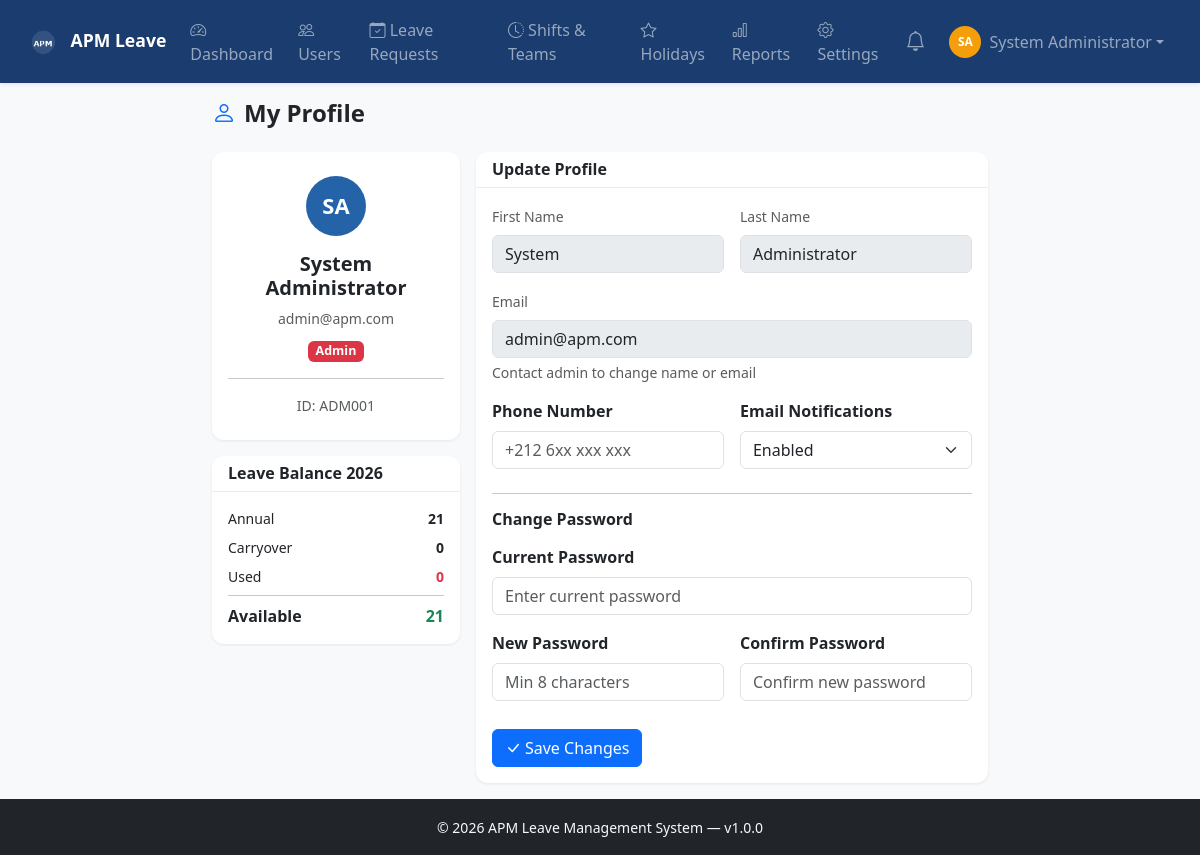
Screenshot of /admin/profile.php (signed in) with the database file from the repository.
### tables this page shows
CREATE TABLE `users` (
  `id` INT(11) NOT NULL AUTO_INCREMENT,
  `employee_id` VARCHAR(50) DEFAULT NULL,
  `first_name` VARCHAR(100) NOT NULL,
  `last_name` VARCHAR(100) NOT NULL,
  `email` VARCHAR(150) NOT NULL,
  `password` VARCHAR(255) NOT NULL,
  `role_id` INT(11) NOT NULL DEFAULT 3,
  `shift_id` INT(11) DEFAULT NULL,
  `team_id` INT(11) DEFAULT NULL,
  `seniority_date` DATE DEFAULT NULL,
  `phone` VARCHAR(20) DEFAULT NULL,
  `active` TINYINT(1) DEFAULT 1,
  `email_notifications` TINYINT(1) DEFAULT 1,
  `avatar` VARCHAR(255) DEFAULT NULL,
  `last_login` TIMESTAMP NULL DEFAULT NULL,
  `created_at` TIMESTAMP DEFAULT CURRENT_TIMESTAMP,
  `updated_at` TIMESTAMP DEFAULT CURRENT_TIMESTAMP ON UPDATE CURRENT_TIMESTAMP,
  PRIMARY KEY (`id`),
  UNIQUE KEY `email` (`email`),
  KEY `role_id` (`role_id`),
  KEY `shift_id` (`shift_id`),
  KEY `team_id` (`team_id`),
  CONSTRAINT `users_role_fk` FOREIGN KEY (`role_id`) REFERENCES `roles` (`id`),
  CONSTRAINT `users_shift_fk` FOREIGN KEY (`shift_id`) REFERENCES `shifts` (`id`) ON DELETE SET NULL,
  CONSTRAINT `users_team_fk` FOREIGN KEY (`team_id`) REFERENCES `teams` (`id`) ON DELETE SET NULL
);

CREATE TABLE `roles` (
  `id` INT(11) NOT NULL AUTO_INCREMENT,
  `name` VARCHAR(50) NOT NULL,
  `description` VARCHAR(255) DEFAULT NULL,
  PRIMARY KEY (`id`),
  UNIQUE KEY `name` (`name`)
);

### config/session.php (called while the page is built, shortened)
<?php
function isLoggedIn(): bool {
    $timeout = (int)(getSetting('session_timeout') ?? 480) * 60;
    return true;
}
function requireLogin(string $redirect = '/APM/index.php'): void {
    if (!isLoggedIn()) {
        header('Location: ' . $redirect);
        exit;
    }
}
function e(mixed $value): string {
    return htmlspecialchars((string)$value, ENT_QUOTES | ENT_HTML5, 'UTF-8');
}
function getSetting(string $key, mixed $default = null): mixed {
    static $settings = [];
    if (empty($settings)) {
        try {
            $pdo = getDB();
            $stmt = $pdo->query("SELECT setting_key, setting_value FROM system_settings");
            $settings = $stmt->fetchAll(PDO::FETCH_KEY_PAIR);
        } catch (Exception $e) {
            return $default;
        }
    }
    return $settings[$key] ?? $default;
}
function currentUser(): array {
    return [
        'id'         => $_SESSION['user_id'] ?? 0,
        'email'      => $_SESSION['email'] ?? '',
        'first_name' => $_SESSION['first_name'] ?? '',
        'last_name'  => $_SESSION['last_name'] ?? '',
        'role'       => $_SESSION['role'] ?? '',
        'role_id'    => $_SESSION['role_id'] ?? 3,
        'shift_id'   => $_SESSION['shift_id'] ?? null,
        'team_id'    => $_SESSION['team_id'] ?? null,
        'full_name'  => trim(($_SESSION['first_name'] ?? '') . ' ' . ($_SESSION['last_name'] ?? '')),
    ];
}

### config/functions.php (called while the page is built, shortened)
<?php
function getLeaveBalance(int $userId, int $year = 0): array {
    if (!$year) $year = (int)date('Y');
    $pdo = getDB();
    $stmt = $pdo->prepare("SELECT * FROM leave_balances WHERE user_id = ? AND year = ?");
    $stmt->execute([$userId, $year]);
    $balance = $stmt->fetch();
    if (!$balance) {
        $defaultDays = (int)(getSetting('annual_leave_days') ?? 21);
        $carryover = 0;
        if (getSetting('carryover_enabled', '1') == '1') {
            $prevStmt = $pdo->prepare("SELECT (annual_days + carryover_days - used_days) as remaining
                                       FROM leave_balances WHERE user_id = ? AND year = ?");
            $prevStmt->execute([$userId, $year - 1]);
            $prev = $prevStmt->fetch();
        }
        $ins = $pdo->prepare("INSERT INTO leave_balances (user_id, year, annual_days, carryover_days) VALUES (?, ?, ?, ?)");
        $ins->execute([$userId, $year, $defaultDays, $carryover]);
        return [
            'user_id'       => $userId,
            'year'          => $year,
            'annual_days'   => $defaultDays,
            'carryover_days'=> $carryover,
            'used_days'     => 0,
            'pending_days'  => 0,
            'total_days'    => $defaultDays + $carryover,
            'available_days'=> $defaultDays + $carryover,
        ];
    }
    $total = (float)$balance['annual_days'] + (float)$balance['carryover_days'];
    $available = $total - (float)$balance['used_days'] - (float)$balance['pending_days'];
    return array_merge($balance, [
        'total_days'     => $total,
        'available_days' => max(0, $available),
    ]);
}

### admin/profile.php (the view, shortened to what this page needs)
<?php
require_once BASE_PATH . '/config/session.php';
require_once BASE_PATH . '/config/functions.php';
requireLogin();
$pdo  = getDB();
$user = currentUser();
$stmt = $pdo->prepare("SELECT u.*, r.name as role_name, s.name as shift_name, t.name as team_name, t.code as team_code FROM users u LEFT JOIN roles r ON u.role_id=r.id LEFT JOIN shifts s ON u.shift_id=s.id LEFT JOIN teams t ON u.team_id=t.id WHERE u.id=?");
$stmt->execute([$user['id']]);
$userFull = $stmt->fetch();
$balance = getLeaveBalance($user['id']);
$activePage = 'profile';
include BASE_PATH . '/includes/header.php';
?>
<div class="row justify-content-center">
    <div class="col-lg-8">
        <h4 class="fw-bold mb-4"><i class="bi bi-person text-primary me-2"></i>My Profile</h4>
        <div class="row g-3">
            <div class="col-md-4">
                <div class="card text-center">
                    <div class="card-body py-4">
                        <div class="avatar-lg mx-auto mb-3"><?= strtoupper(substr($userFull['first_name'],0,1).substr($userFull['last_name'],0,1)) ?></div>
                        <h5 class="fw-bold"><?= e($userFull['first_name'].' '.$userFull['last_name']) ?></h5>
                        <div class="text-muted small"><?= e($userFull['email']) ?></div>
                        <div class="mt-2">
                            <span class="badge bg-<?= $userFull['role_name']==='admin'?'danger':($userFull['role_name']==='supervisor'?'info':'success') ?>"><?= ucfirst($userFull['role_name']) ?></span>
                        </div>
                        <hr>
                        <?php if ($userFull['employee_id']): ?>
                        <div class="small text-muted mt-1">ID: <?= e($userFull['employee_id']) ?></div>
                        <?php endif; ?>
                    </div>
                </div>
                <div class="card mt-3">
                    <div class="card-header bg-white"><h6 class="mb-0 fw-semibold">Leave Balance <?= date('Y') ?></h6></div>
                    <div class="card-body">
                        <div class="d-flex justify-content-between small mb-2"><span>Annual</span><span class="fw-bold"><?= $balance['annual_days'] ?></span></div>
                        <div class="d-flex justify-content-between small mb-2"><span>Carryover</span><span class="fw-bold"><?= $balance['carryover_days'] ?></span></div>
                        <div class="d-flex justify-content-between small mb-2"><span>Used</span><span class="fw-bold text-danger"><?= $balance['used_days'] ?></span></div>
                        <hr class="my-2">
                        <div class="d-flex justify-content-between"><span class="fw-bold">Available</span><span class="fw-bold text-success"><?= $balance['available_days'] ?></span></div>
                    </div>
                </div>
            </div>
            <div class="col-md-8">
                <div class="card">
                    <div class="card-header bg-white"><h6 class="mb-0 fw-bold">Update Profile</h6></div>
                    <div class="card-body">
                        <form method="POST">
                            <div class="row g-3 mb-4">
                                <div class="col-md-6">
                                    <label class="form-label text-muted small">First Name</label>
                                    <input type="text" class="form-control" value="<?= e($userFull['first_name']) ?>" disabled>
                                </div>
                                <div class="col-md-6">
                                    <label class="form-label text-muted small">Last Name</label>
                                    <input type="text" class="form-control" value="<?= e($userFull['last_name']) ?>" disabled>
                                </div>
                                <div class="col-12">
                                    <label class="form-label text-muted small">Email</label>
                                    <input type="email" class="form-control" value="<?= e($userFull['email']) ?>" disabled>
                                    <div class="form-text">Contact admin to change name or email</div>
                                </div>
                                <div class="col-md-6">
                                    <label class="form-label fw-semibold">Phone Number</label>
                                    <input type="tel" class="form-control" name="phone" value="<?= e($userFull['phone']??'') ?>" placeholder="+212 6xx xxx xxx">
                                </div>
                                <div class="col-md-6">
                                    <label class="form-label fw-semibold">Email Notifications</label>
                                    <select class="form-select" name="email_notifications">
                                        <option value="1" <?= ($userFull['email_notifications']??1)?'selected':'' ?>>Enabled</option>
                                    </select>
                                </div>
                            </div>
                            <hr>
                            <h6 class="fw-bold mb-3">Change Password</h6>
                            <div class="row g-3">
                                <div class="col-12">
                                    <label class="form-label fw-semibold">Current Password</label>
                                    <input type="password" class="form-control" name="current_password" placeholder="Enter current password">
                                </div>
                                <div class="col-md-6">
                                    <label class="form-label fw-semibold">New Password</label>
                                    <input type="password" class="form-control" name="new_password" placeholder="Min 8 characters" id="newPwd">
                                </div>
                                <div class="col-md-6">
                                    <label class="form-label fw-semibold">Confirm Password</label>
                                    <input type="password" class="form-control" placeholder="Confirm new password" id="confirmPwd" oninput="checkPwdMatch()">
                                </div>
                            </div>
                            <div class="mt-4">
                                <button type="submit" class="btn btn-primary"><i class="bi bi-check-lg me-1"></i>Save Changes</button>
                            </div>
                        </form>
                    </div>
                </div>
            </div>
        </div>
    </div>
</div>
<?php
include BASE_PATH . '/includes/footer.php';
?>

### includes/header.php (shortened to what this page needs)
<?php
require_once BASE_PATH . '/config/session.php';
require_once BASE_PATH . '/config/functions.php';
$user = currentUser();
$role = $user['role'];
?>
<!DOCTYPE html>
<html lang="en">
<head>
    <link href="https://cdn.jsdelivr.net/npm/bootstrap@5.3.2/dist/css/bootstrap.min.css" rel="stylesheet">
    <link href="https://cdn.jsdelivr.net/npm/bootstrap-icons@1.11.3/font/bootstrap-icons.css" rel="stylesheet">
    <link href="https://cdn.jsdelivr.net/npm/fullcalendar@6.1.10/index.global.min.css" rel="stylesheet">
    <link href="/APM/assets/css/main.css" rel="stylesheet">
</head>
<body class="bg-light">
<nav class="navbar navbar-expand-lg navbar-dark bg-primary-custom shadow-sm">
    <div class="container-fluid">
        <a class="navbar-brand fw-bold" href="/APM/<?= $role === 'admin' ? 'admin' : ($role === 'supervisor' ? 'supervisor' : 'operator') ?>/dashboard.php">
            <img src="/APM/assets/icons/icon-48.png" alt="APM" width="30" class="me-2">
            APM Leave
        </a>
        <div class="collapse navbar-collapse" id="navMain">
            <ul class="navbar-nav me-auto">
                <?php if ($role === 'admin'): ?>
                    <li class="nav-item"><a class="nav-link <?= ($activePage??'') === 'dashboard' ? 'active' : '' ?>" href="/APM/admin/dashboard.php"><i class="bi bi-speedometer2"></i> Dashboard</a></li>
                    <li class="nav-item"><a class="nav-link <?= ($activePage??'') === 'users' ? 'active' : '' ?>" href="/APM/admin/users.php"><i class="bi bi-people"></i> Users</a></li>
                    <li class="nav-item"><a class="nav-link <?= ($activePage??'') === 'leaves' ? 'active' : '' ?>" href="/APM/admin/leaves.php"><i class="bi bi-calendar-check"></i> Leave Requests</a></li>
                    <li class="nav-item"><a class="nav-link <?= ($activePage??'') === 'shifts' ? 'active' : '' ?>" href="/APM/admin/shifts.php"><i class="bi bi-clock-history"></i> Shifts & Teams</a></li>
                    <li class="nav-item"><a class="nav-link <?= ($activePage??'') === 'holidays' ? 'active' : '' ?>" href="/APM/admin/holidays.php"><i class="bi bi-star"></i> Holidays</a></li>
                    <li class="nav-item"><a class="nav-link <?= ($activePage??'') === 'reports' ? 'active' : '' ?>" href="/APM/admin/reports.php"><i class="bi bi-bar-chart"></i> Reports</a></li>
                    <li class="nav-item"><a class="nav-link <?= ($activePage??'') === 'settings' ? 'active' : '' ?>" href="/APM/admin/settings.php"><i class="bi bi-gear"></i> Settings</a></li>
                <?php endif; ?>
            </ul>
            <ul class="navbar-nav align-items-center">
                <li class="nav-item me-2">
                    <a class="nav-link position-relative" href="/APM/<?= $role === 'admin' ? 'admin' : ($role === 'supervisor' ? 'supervisor' : 'operator') ?>/notifications.php">
                        <i class="bi bi-bell fs-5"></i>
                    </a>
                </li>
                <li class="nav-item dropdown">
                    <a class="nav-link dropdown-toggle d-flex align-items-center" href="#" data-bs-toggle="dropdown">
                        <div class="avatar-sm me-2"><?= strtoupper(substr($user['first_name'],0,1) . substr($user['last_name'],0,1)) ?></div>
                        <span class="d-none d-md-inline"><?= e($user['full_name']) ?></span>
                    </a>
                </li>
            </ul>
        </div>
    </div>
</nav>
<div class="container-fluid py-3">

### assets/css/main.css (style rules this page uses)
:root { --primary: #1a3c6e; --primary-light: #2563a8; --secondary: #e8f0fe; --accent: #f59e0b; --success: #10b981; --danger: #ef4444; --warning: #f59e0b; --info: #3b82f6; --dark: #1e293b; --sidebar-w: 250px; }
body { font-family: 'Segoe UI', system-ui, sans-serif; background: #f1f5f9; }
.bg-primary-custom { background: var(--primary) !important; }
.avatar-sm { width: 32px; height: 32px; border-radius: 50%; background: var(--accent); color: white; display: inline-flex; align-items: center; justify-content: center; font-size: 12px; font-weight: 700; }
.avatar-lg { width: 60px; height: 60px; border-radius: 50%; background: var(--primary-light); color: white; display: inline-flex; align-items: center; justify-content: center; font-size: 22px; font-weight: 700; }
.card { border: none; box-shadow: 0 1px 3px rgba(0,0,0,0.08); border-radius: 12px; }
.card-header { border-radius: 12px 12px 0 0 !important; border-bottom: 1px solid rgba(0,0,0,0.08); }
.navbar-dark.bg-primary-custom { padding: 0.6rem 1rem; }
.navbar-brand { font-size: 1.1rem; }
.badge { font-size: 0.78rem; font-weight: 600; }

### rows the page displays
users: first_name+last_name "SA", first_name+last_name "System Administrator", email "admin@apm.com", role.name "Admin", employee "ADM001", first_name "System", last_name "Administrator", email_notifications "Enabled"

### other values shown
$user['full_name'] "System Administrator"
$balance['annual_days'] "21"
$balance['carryover_days'] "0"
$balance['used_days'] "0"
$balance['available_days'] "21"
APP_VERSION "1.0.0"
